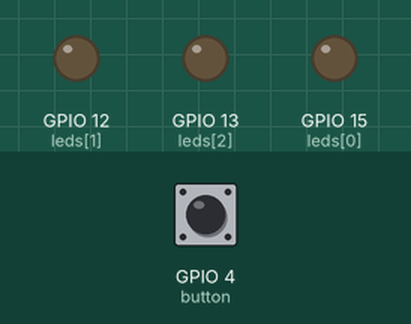
A program run on a simulated ESP8266 board running MicroPython. Parts: output pins drawn as LEDs (lit = HIGH). The test bench sets the inputs (shaded band); at power-on: GPIO 4 (button) HIGH.

Above: at 1.2 s.
1.3 s: GPIO 4 (button) pulled LOW for 0.15 s
At 1.8 s:
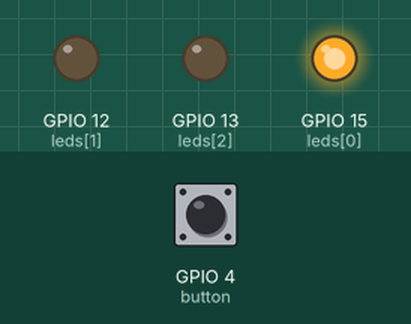
2.9 s: GPIO 4 (button) pulled LOW for 1 s
At 3.3 s:
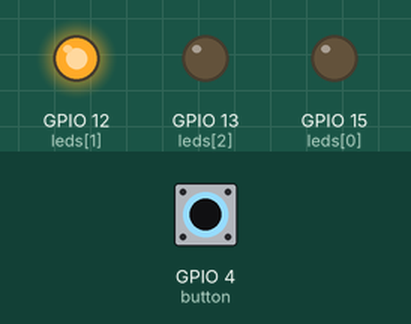
5.4 s: GPIO 4 (button) pulled LOW for 0.15 s
At 6.4 s:
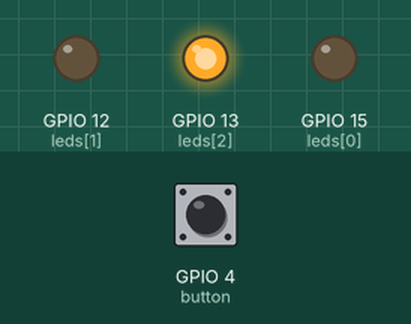
7.0 s: GPIO 4 (button) pulled LOW for 3.2 s
At 7.6 s:
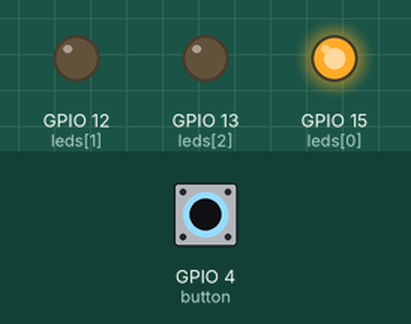
Timing chart, 0 to 10.0 s (numbered marks = the images above; inputs shaded):
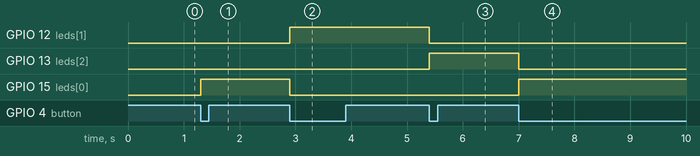

The program:

ThreeColorLED_ButtonToggle.py
```python
from machine import Pin

leds = [Pin(15,Pin.OUT),Pin(12,Pin.OUT),Pin(13,Pin.OUT)]
button = Pin(4, Pin.IN, Pin.PULL_UP)

def leds_off():
   for led in leds:
       led.value(0)

leds_off()
idx = 0
while True:
    if not button():
        leds_off()
        leds[idx].value(1)   # 點亮Pin物件的LED
        idx = idx + 1
        if idx > 2:
            idx = 0
        while not button():  # 過濾多餘的按下按鍵
            pass
```

Measured:
- after the input at 1.3 s, GPIO 15 (leds[0]): LOW → HIGH at once
- after the input at 2.9 s, GPIO 12 (leds[1]): LOW → HIGH at once; GPIO 15 (leds[0]): HIGH → LOW at once
- after the input at 5.4 s, GPIO 12 (leds[1]): HIGH → LOW at once; GPIO 13 (leds[2]): LOW → HIGH at once
- after the input at 7.0 s, GPIO 13 (leds[2]): HIGH → LOW at once; GPIO 15 (leds[0]): LOW → HIGH at once
